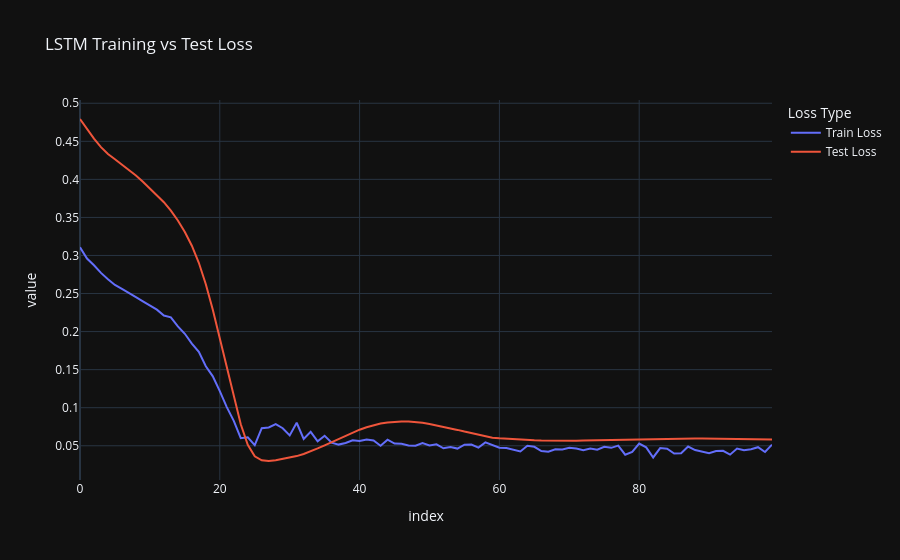

The notebook cell this image was saved under:
### Code cell
fig = px.line(
    y=[train_losses, test_losses],
    labels={"x": "Epoch", "y": "Loss"},
    title="LSTM Training vs Test Loss"
)
fig.data[0].name = "Train Loss"
fig.data[1].name = "Test Loss"
fig.update_layout(legend_title="Loss Type")
fig.show()
